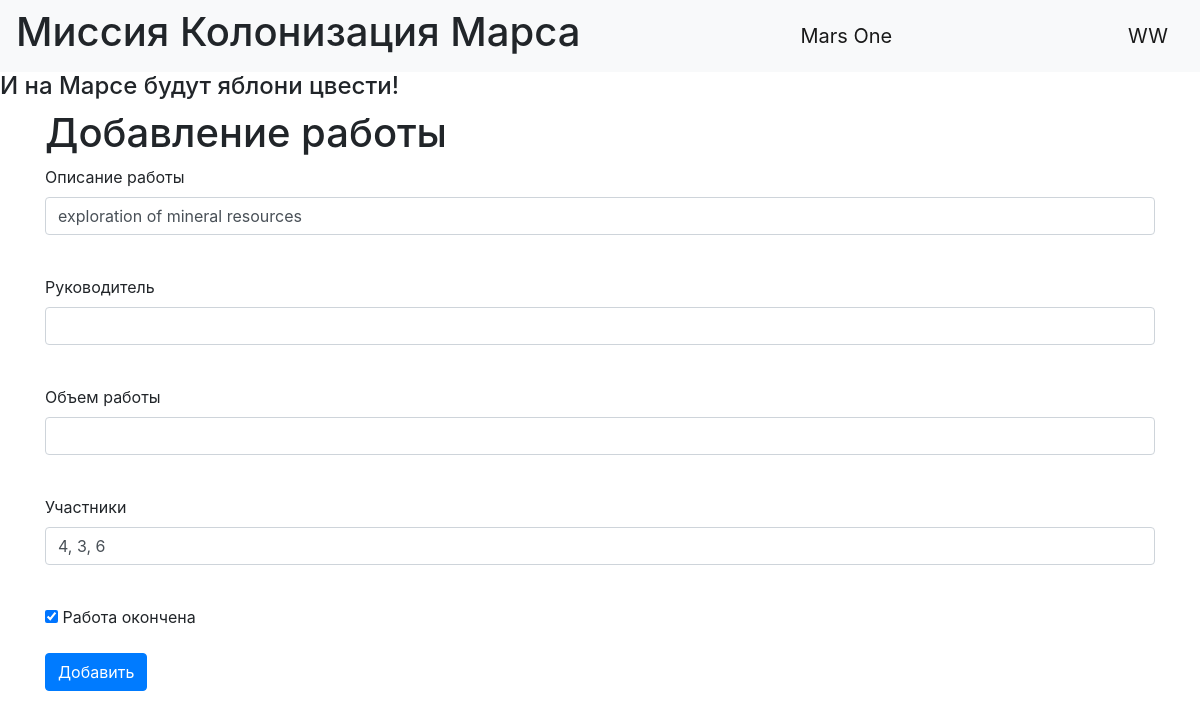
/jobs/2 (signed in), run on the app's committed database.
### data/users.py (models this page shows, shortened)
class User(SqlAlchemyBase, UserMixin):
    __tablename__ = 'users'
    id = sqlalchemy.Column(sqlalchemy.Integer,
                           primary_key=True, autoincrement=True)
    age = sqlalchemy.Column(sqlalchemy.Integer)
    surname = sqlalchemy.Column(sqlalchemy.String)
    name = sqlalchemy.Column(sqlalchemy.String, nullable=True)
    about = sqlalchemy.Column(sqlalchemy.String, nullable=True)
    email = sqlalchemy.Column(sqlalchemy.String,
                              index=True, unique=True, nullable=True)
    position = sqlalchemy.Column(sqlalchemy.String)
    speciality = sqlalchemy.Column(sqlalchemy.String)
    address = sqlalchemy.Column(sqlalchemy.String)
    hashed_password = sqlalchemy.Column(sqlalchemy.String, nullable=True)
    created_date = sqlalchemy.Column(sqlalchemy.DateTime,
                                     default=datetime.datetime.now)
    jobs = orm.relationship("Jobs", back_populates='user')

### data/jobs.py (models this page shows)
class Jobs(SqlAlchemyBase):
    __tablename__ = 'jobs'
    id = sqlalchemy.Column(sqlalchemy.Integer, primary_key=True, autoincrement=True)
    job = sqlalchemy.Column(sqlalchemy.String, nullable=True)
    work_size = sqlalchemy.Column(sqlalchemy.Integer, nullable=True, default=0)
    collaborators = sqlalchemy.Column(sqlalchemy.String, nullable=True)
    start_date = sqlalchemy.Column(sqlalchemy.DateTime, default=datetime.datetime.now)
    end_date = sqlalchemy.Column(sqlalchemy.DateTime, default=datetime.datetime.now)
    is_finished = sqlalchemy.Column(sqlalchemy.Boolean, default=True)
    team_leader = sqlalchemy.Column(sqlalchemy.Integer, sqlalchemy.ForeignKey("users.id"))
    user = orm.relationship('User')

### index.py (the view, shortened to what this page needs)
@app.route('/jobs/<int:id>', methods=['GET', 'POST'])
@login_required
def edit_news(id):
    form = RegisterJobForm()
    if request.method == "GET":
        db_sess = db_session.create_session()
        jobs = db_sess.query(Jobs).filter(Jobs.id == id, ((Jobs.user == current_user) |  (current_user.id == 1))).first()
        if jobs:
            form.job.data = jobs.job
            form.collaborators.data = jobs.collaborators
            form.is_finished.data = jobs.is_finished
        else:
            abort(404)
    return render_template('job.html', title='Редактирование работы', form=form)

### form/job.py
class RegisterJobForm(FlaskForm):
    job = StringField('Описание работы', validators=[DataRequired()])
    team_leader = IntegerField('Руководитель', validators=[DataRequired()])
    collaborators = StringField('Участники', validators=[DataRequired()])
    work_size = IntegerField('Объем работы', validators=[DataRequired()])
    is_finished = BooleanField('Pабота окончена', validators=[DataRequired()])
    submit = SubmitField('Добавить')

### data/db_session.py (called while the page is built)
def create_session() -> Session:
    global __factory
    return __factory()

### index.py (called while the page is built)
@login_manager.user_loader
def load_user(user_id):
    db_sess = db_session.create_session()
    return db_sess.query(User).get(user_id)

### templates/job.html (shortened to what this page needs)
{% extends "base.html" %}
{% block content %}
<h1>Добавление работы</h1>
<form action="" method="post">
    <p>
        {{ form.job.label }}<br>
        {{ form.job(class="form-control")}}<br>
    </p>
    <p>
        {{ form.team_leader.label }}<br>
        {{ form.team_leader(class="form-control") }}<br>
    </p>
    <p>
        {{ form.work_size.label }}<br>
        {{ form.work_size(class="form-control") }}<br>
    </p>
    <p>
        {{ form.collaborators.label }}<br>
        {{ form.collaborators(class="form-control") }}<br>
    </p>
    <p>{{ form.is_finished() }} {{ form.is_finished.label }}</p>
    <p>{{ form.submit(type="submit", class="btn btn-primary") }}</p>
</form>
{% endblock %}

### templates/base.html (shortened to what this page needs)
<!DOCTYPE html>
<html lang="en">
<head>
    <link rel="stylesheet" href="https://stackpath.bootstrapcdn.com/bootstrap/4.4.1/css/bootstrap.min.css">
    <link rel="stylesheet" type="text/css" href="../static/css/style.css" />
</head>
  <body>
    <header>
      <nav class="navbar navbar-light bg-light">
          <h1>Миссия Колонизация Марса</h1>
        <a class="navbar-brand" href="#">Mars One</a>
          {% if current_user.is_authenticated %}
            <a class="navbar-brand" href="/logout">{{ current_user.name }}</a>
          {% else %}
    <p>
        <a class="btn btn-primary " href="/register">Зарегистрироваться</a>
        <a class="btn btn-success" href="/login">Войти</a>
    </p>
{% endif %}
      </nav>
        <h4>И на Марсе будут яблони цвести!</h4>
    </header>
    <main role="main" class="container">
        {% block content %}{% endblock %}
    </main>
  </body>
</html>

### data on the page
User: name "WW"
Jobs: job "exploration of mineral resources", collaborators "4, 3, 6", is_finished "☑"
